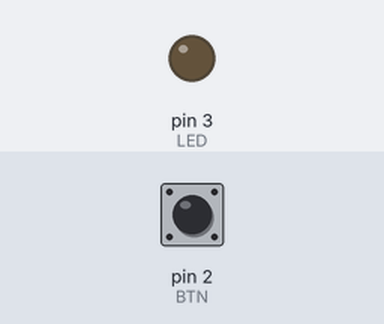
Bench run of a sketch on a simulated Arduino Uno, built with avr-gcc and run on an emulated ATmega328P. On the bench: output pins drawn as LEDs (lit = HIGH). The test bench sets the inputs (shaded band); at power-on: pin 2 (BTN) HIGH.

Above: at 1.2 s.
1.3 s: pin 2 (BTN) pulled LOW for 0.15 s
At 1.6 s:
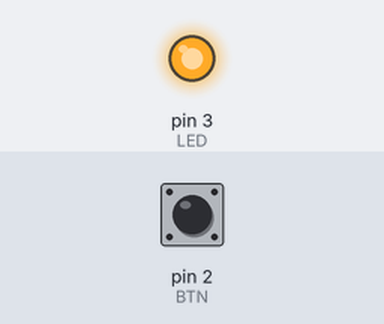
2.9 s: pin 2 (BTN) pulled LOW for 1 s
At 4.0 s:
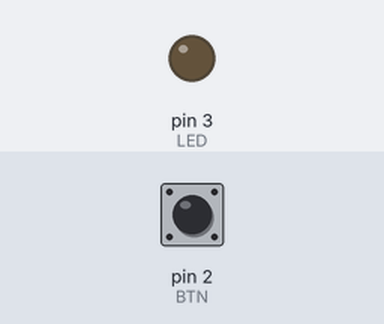
5.4 s: pin 2 (BTN) pulled LOW for 3.2 s
At 5.9 s:
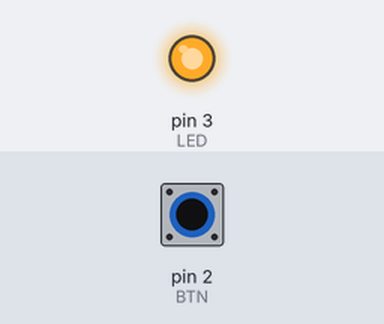
Timing chart, 0 to 8.4 s (numbered marks = the images above; inputs shaded):
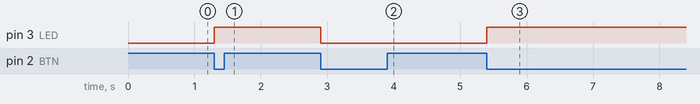

Measured:
- after the input at 1.3 s, pin 3 (LED): LOW → HIGH at once
- after the input at 2.9 s, pin 3 (LED): HIGH → LOW at once
- after the input at 5.4 s, pin 3 (LED): LOW → HIGH at once

The sketch:

LED_and_Switch__Pull_Down_.ino
```cpp
const int BTN = 2;
const int LED = 3;

int ledState = LOW;
int lastButtonState = LOW;

void setup()
{
  pinMode(BTN, INPUT_PULLUP); // Use INPUT_PULLUP for a cleaner button read
  pinMode(LED, OUTPUT);
  digitalWrite(LED, ledState); // Initialize LED state
}

void loop()
{
  int currentButtonState = digitalRead(BTN);
  if (currentButtonState != lastButtonState) {
    if (currentButtonState == LOW) {
      if (ledState == LOW) {
        ledState = HIGH;
      } else {
        ledState = LOW;
      }
      digitalWrite(LED, ledState);
    }
  }
  lastButtonState = currentButtonState;
  delay(50);
}


//const int BTN = 2;
//const int LED = 3;
//
//void setup()
//{
//  pinMode(BTN, INPUT);
//  pinMode(LED, OUTPUT);
//}
//
//void loop()
//{
//  if (digitalRead(BTN) == HIGH) {
//    digitalWrite(LED, HIGH);
//  } else {
//    digitalWrite(LED, LOW);
//  }
//}


//const int BTN = 2;
//const int LED = 3;
//
//bool is_led_on = true;
//
//void setup()
//{
//  pinMode(BTN, INPUT);
//  pinMode(LED, OUTPUT);
//}
//
//void loop()
//{
//  if (digitalRead(BTN) == HIGH) {
//    is_led_on = !is_led_on;
//    delay(100);
//  }
//
//  if (is_led_on) {
//    digitalWrite(LED, HIGH);
//  } else {
//    digitalWrite(LED, LOW);
//  }
//  delay(5);
//}


//const int BTN = 2;
//const int LED = 3;
//
//bool is_led_on = true;
//
//void setup()
//{
//  pinMode(BTN, INPUT_PULLUP);  // Use internal pull-up resistor
//  pinMode(LED, OUTPUT);
//}
//
//void loop()
//{
//  if (digitalRead(BTN) == LOW) {
//    is_led_on = !is_led_on;
//    delay(100);
//  }
//
//  if (is_led_on) {
//    digitalWrite(LED, HIGH);
//  } else {
//    digitalWrite(LED, LOW);
//  }
//  delay(5);
//}
```
